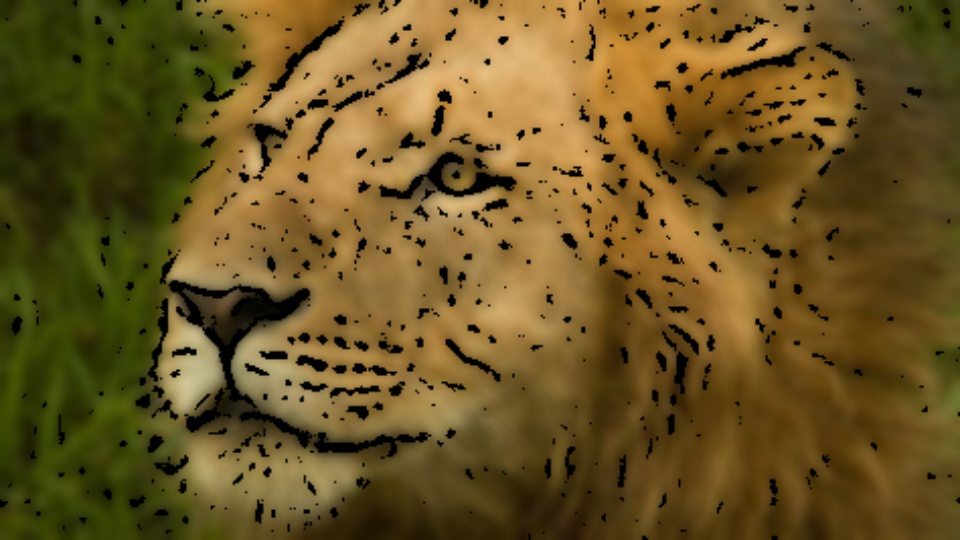
#> input picture cartoon_lion.jpg, 960 x 540 px
$ python -i cartoonify.py   (imports and definitions only)
#> lines starting #> are read from the running program, lines starting #| are printed output that depends on the picture
#---------Imports
import cv2 #for image processing
import easygui #to open the filebox
import sys
import matplotlib.pyplot as plt
import os
import tkinter as tk
from tkinter import messagebox
#---------End of imports

### CLASSES ###
class Image:
    original_img_path = ''
    cartoon_path = ''
    cartoon_image = None

### FUNCTIONS ###
def upload_img(img_object):
    ''' creates a dialog box to select image and calls the cartoonify function'''

    img_path = easygui.fileopenbox()
    img_object.original_img_path = img_path

    cartoonify(img_object)

# [60 lines left out: functions cartoonify, save_img, not called in this run]

### MAIN FLOW ###
# [22 lines not run here, left out]

>>> import cv2
>>> picture = cv2.imread('cartoon_lion.jpg', cv2.IMREAD_GRAYSCALE)
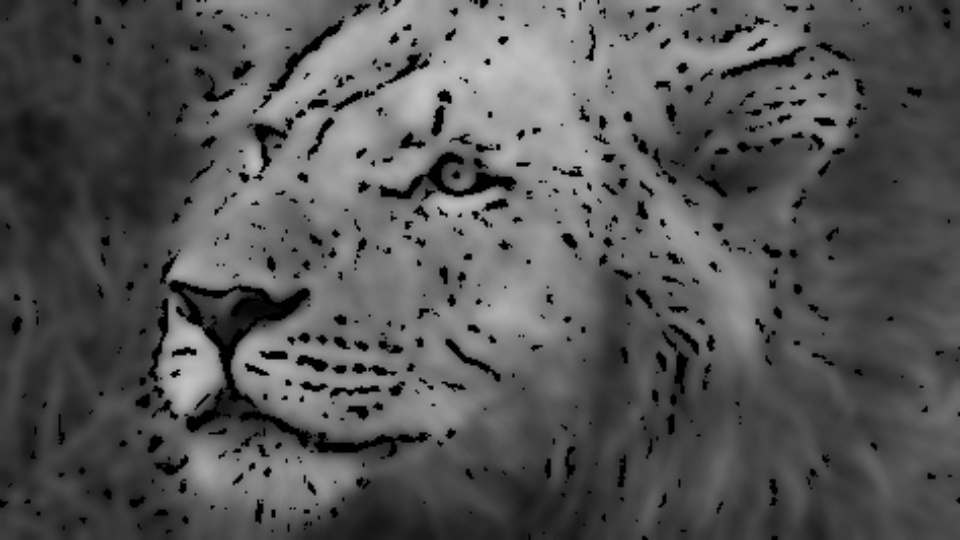
#> picture: shape (540, 960); min 0, max 196, mean 86.1
>>> result = upload_img(picture)
#> the answer given: cartoon_lion.jpg
#> (the run stopped early here; a loop or call above may not have finished)
